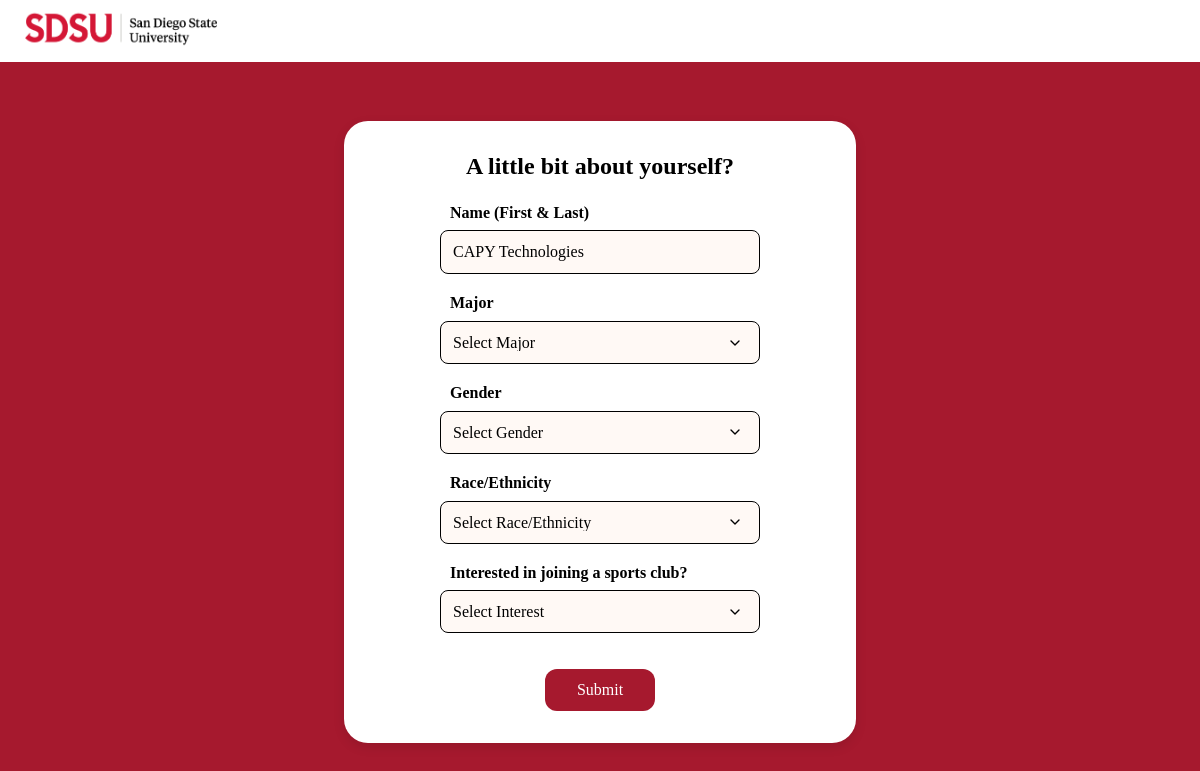
/account-details/ (signed in), run on the app's committed database.
### accounts/models.py (models this page shows, shortened)
class newSubmission(models.Model):
    MAJOR_CHOICES = [
        ('', 'Select Major'),  # Empty default option
        ('accounting', 'Accounting'),
        ('africana_studies', 'Africana Studies'),
        ('american_indian_studies', 'American Indian Studies'),
        ('anthropology', 'Anthropology'),
        ('art', 'Art'),
        ('astronomy', 'Astronomy'),
        ('aerospace_engineering', 'Aerospace Engineering'),
        ('biology', 'Biology'),
        ('brazilian_studies', 'Brazilian Studies'),
        ('chemical_physics', 'Chemical Physics'),
        ('chemistry', 'Chemistry'),
        ('child_development', 'Child Development'),
        ('civil_engineering', 'Civil Engineering'),
        ('classics', 'Classics'),
        ('communication', 'Communication'),
        ('comparative_international_studies', 'Comparative International Studies'),
        ('comparative_literature', 'Comparative Literature'),
        ('computer_engineering', 'Computer Engineering'),
        ('computer_science', 'Computer Science'),
        ('construction_engineering', 'Construction Engineering'),
        ('construction_management', 'Construction Management'),
        ('criminal_justice', 'Criminal Justice'),
        ('dance', 'Dance'),
        ('economics', 'Economics'),
        ('electrical_engineering', 'Electrical Engineering'),
        ('english_comparative_literature', 'English and Comparative Literature'),
        ('environmental_engineering', 'Environmental Engineering'),
        ('environmental_sciences', 'Environmental Sciences'),
        ('european_studies', 'European Studies'),
        ('finance', 'Finance'),
        ('financial_services', 'Financial Services'),
        ('foods_and_nutrition', 'Foods and Nutrition'),
        ('french', 'French'),
        ('geography', 'Geography'),
        ('geological_sciences', 'Geological Sciences'),
        ('german', 'German'),
        ('health_communication', 'Health Communication'),
        ('history', 'History'),
        ('hospitality_tourism_management', 'Hospitality and Tourism Management'),
        ('humanities', 'Humanities'),
        ('information_systems', 'Information Systems'),
        ('interdisciplinary_studies', 'Interdisciplinary Studies in Three Departments'),
        ('international_business', 'International Business'),
        ('international_security', 'International Security and Conflict Resolution'),
        ('islamic_arabic_studies', 'Islamic and Arabic Studies'),
        ('japanese', 'Japanese'),
        ('journalism', 'Journalism'),
        ('kinesiology', 'Kinesiology'),
        ('language_culture_society', 'Language, Culture, and Society'),
        ('latin_american_studies', 'Latin American Studies'),
        ('leadership_studies', 'Leadership Studies'),
        ('lgbtq_studies', 'Lesbian, Gay, Bisexual, Transgender, Queer, and Plus (LGBTQ+) Studies'),
        ('liberal_studies', 'Liberal Studies'),
        ('linguistics', 'Linguistics'),
        ('management', 'Management'),
        ('mathematics', 'Mathematics'),
        ('mechanical_engineering', 'Mechanical Engineering'),
        ('microbiology', 'Microbiology'),
        ('modern_jewish_studies', 'Modern Jewish Studies'),
        ('music', 'Music'),
        ('musical_theatre', 'Musical Theatre'),
        ('nursing', 'Nursing'),
        ('philosophy', 'Philosophy'),
        ('physical_science', 'Physical Science'),
        ('physics', 'Physics'),
        ('political_science', 'Political Science'),
        ('public_administration', 'Public Administration'),
        ('public_health', 'Public Health'),
        ('psychology', 'Psychology'),
        ('recreation_administration', 'Recreation Administration'),
        ('real_estate', 'Real Estate'),
        ('religious_studies', 'Religious Studies'),
        ('rhetoric_writing_studies', 'Rhetoric and Writing Studies'),
        ('russian', 'Russian'),
        ('russian_central_european_studies', 'Russian and Central European Studies'),
        ('social_science', 'Social Science'),
        ('social_work', 'Social Work'),
        ('sociology', 'Sociology'),
        ('spanish', 'Spanish'),
        ('speech_language_hearing', 'Speech, Language, and Hearing Sciences'),
        ('statistics', 'Statistics'),
        ('sustainability', 'Sustainability'),
        ('theatre_arts', 'Theatre Arts'),
        ('television_film_new_media', 'Television, Film and New Media'),
        ('urban_studies', 'Urban Studies'),
        ('womens_studies', 'Women\'s Studies'),
    ]
    GENDER_CHOICES = [
        ('', 'Select Gender'),
        ('male', 'Male'),
        ('female', 'Female'),
        ('non_binary', 'Non-binary'),
        ('prefer_not_to_say', 'Prefer not to say'),
    ]
    RACE_CHOICES = [
        ('', 'Select Race/Ethnicity'),
        ('asian', 'Asian'),
        ('black', 'Black or African American'),
        ('hispanic', 'Hispanic or Latino'),
        ('white', 'White'),
        ('native_american', 'Native American'),
        ('pacific_islander', 'Pacific Islander'),
        ('other', 'Other'),
        ('prefer_not_to_say', 'Prefer not to say'),
    ]
    SPORTS_CHOICES = [
        ('', 'Select Interest'),
        ('yes', 'Yes'),
        ('no', 'No'),
        ('maybe', 'Maybe'),
    ]
    username = models.CharField(max_length=100)
    password = models.CharField(max_length=100)
    confirm_password = models.CharField(max_length=100)
    email = models.EmailField(max_length=254)
    verification_code = models.CharField(max_length=6)
    name = models.CharField(max_length=100)
    major = models.CharField(max_length=100, choices=MAJOR_CHOICES, default='')
    gender = models.CharField(max_length=50, choices=GENDER_CHOICES, default='')
    race = models.CharField(max_length=100, choices=RACE_CHOICES, default='')
    sports = models.CharField(max_length=100, choices=SPORTS_CHOICES, default='')

### accounts/views.py (the view)
# urls.py: path('account-details/', views.account_details_view, name='account_details'),
def account_details_view(request):
    submission_id = request.session.get('submission_id')
    submission = get_object_or_404(newSubmission, id=submission_id)
    form = AccountDetailsForm(request.POST or None, instance=submission)
    if request.method == "POST":
        if form.is_valid():
            form.save()
            return redirect('clubs_home')
    else:
        form = AccountDetailsForm(instance=submission)
    return render(request, 'accounts/account_details.html', {'form': form})

### accounts/forms.py
class AccountDetailsForm(forms.ModelForm):
    class Meta:
        model = newSubmission
        fields = ["name", "major", "gender", "race", "sports"]

### accounts/templates/accounts/account_details.html (shortened to what this page needs)
{% load static %}
<!DOCTYPE html>
<html lang="en">
<head>
    <link rel="stylesheet" type="text/css" href="{% static 'accounts/account_details.css' %}">
</head>
<body>
    <ul class="nav-bar">
        <a href=""><img class="nav-bar-img" src="{% static 'accounts/images/logo.png' %}" alt="SDSU Logo"></a>
    </ul>
    <div class="container">
        <div class="login-section">
            <h2 class="login-header">A little bit about yourself?</h2>
            <form method="POST" action="{% url 'account_details' %}">
                <label for="{{ form.name.id_for_label }}">Name (First & Last)</label>
                {{ form.name }}
                <label for="{{ form.major.id_for_label }}">Major</label>
                {{ form.major }}
                <label for="{{ form.gender.id_for_label }}">Gender</label>
                {{ form.gender }}
                <label for="{{ form.race.id_for_label }}">Race/Ethnicity</label>
                {{ form.race }}
                <label for="{{ form.sports.id_for_label }}">Interested in joining a sports club?</label>
                {{ form.sports }}
                <button type="submit">Submit</button>
            </form>
        </div>
    </div>
</body>
</html>

### accounts/static/accounts/account_details.css (style rules this page uses)
:root { --nav-bar-color: white; --sdsu-color: #A6192E; }
* { font-family: 'Times New Roman', Times, serif; padding: 0; margin: 0; box-sizing: border-box; }
body { background-color: var(--sdsu-color); }
form { width: 20rem; height: auto; }
.nav-bar { position: fixed; list-style-type: none; margin: 0; padding: 0; overflow: hidden; background-color: var(--nav-bar-color); top: 0; left: 0; width: 100%; z-index: 1000; box-sizing: border-box; overflow: hidden; transition: top 0.3s; }
.nav-bar-img { height: 3rem; width: 12rem; padding: 5px 5px; box-sizing: initial; margin-left: 20px; }
.container { width: 100%; display: flex; justify-content: center; align-items: center; min-height: 100vh; padding-top: 6rem; }
.login-section { background-color: white; padding: 2rem; padding-left: 6rem; padding-right: 6rem; border-radius: 1.5rem; box-shadow: 0 4px 12px rgba(0,0,0,0.1); text-align: center; margin-top: -2rem; }
.login-section form { display: flex; flex-direction: column; align-items: center; gap: 0.25rem; }
.login-header { margin-bottom: 1.5rem; font-weight: bold; }
.login-section label { font-weight: bold; color: black; display: block; margin-bottom: 0.3rem; text-align: left; width: 100%; max-width: 300px; }
.login-section input[type="text"], .login-section select { width: 100%; max-width: 400px; padding: 0.75rem; border: 1px solid black; border-radius: 0.5rem; font-size: 1rem; background-color: #fff9f5; transition: border-color 0.3s ease; margin-bottom: 1rem; }
.login-section select { appearance: none; background-repeat: no-repeat; background-position: right 1rem center; background-size: 1em; padding-right: 2.5rem; cursor: pointer; }
.login-section button { background-color: var(--sdsu-color); color: white; padding: 0.75rem 2rem; border: none; border-radius: 0.75rem; font-size: 1rem; cursor: pointer; transition: background-color 0.3s ease, transform 0.2s ease; margin-top: 1rem; }

### data on the page
newSubmission: name "CAPY Technologies", major "Select Major", gender "Select Gender", race "Select Race/Ethnicity", sports "Select Interest"
